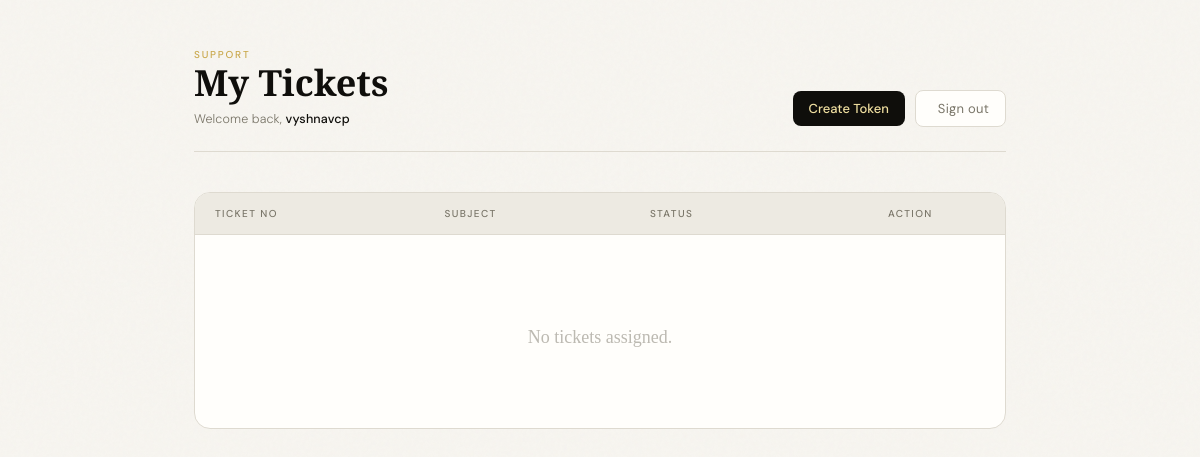
Page /staff/ (signed in) on the earlier database version.
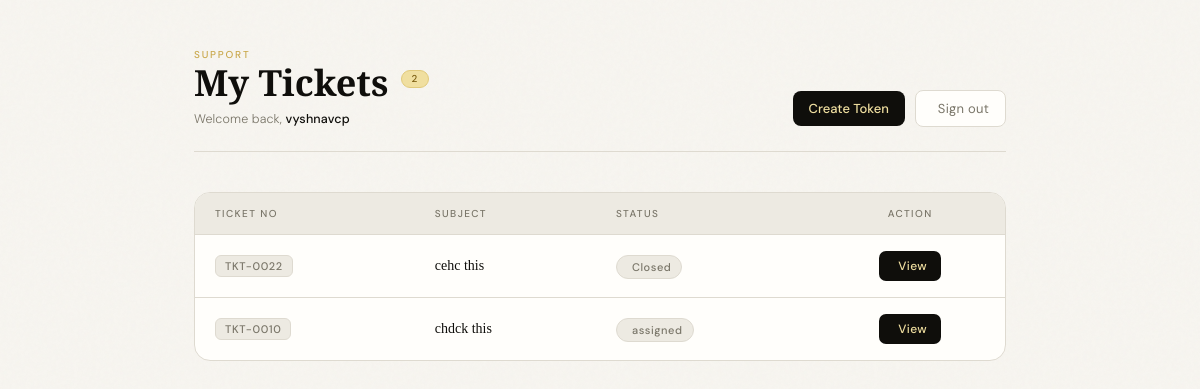
Same page on the later database version.
### myapp/models.py (models this page shows, shortened)
class Staff(models.Model):
    STATUS_CHOICE = [
        ('active','Active'),
        ('Inactive','Inactive')
    ]
    name  = models.CharField(max_length=100)
    email = models.EmailField(unique=True)
    status = models.CharField(max_length=10,choices=STATUS_CHOICE,default='active')
    password = models.CharField(max_length=255)

class Ticket(models.Model):
    STATUS_CHOICES = [
        ("unassigned",        "Unassigned"),
        ("assigned",    "Assigned"),
        ("closed",      "Closed"),
    ]
    ticket_number = models.CharField(max_length=20, unique=True, editable=False)
    mail_id  = models.CharField(max_length=50, unique=True)
    subject  = models.TextField(blank=True)
    sender   = models.CharField(max_length=255, blank=True)
    date     = models.CharField(max_length=100, blank=True)
    body     = models.TextField(blank=True)
    assigned_to = models.ForeignKey(Staff, null=True, blank=True, on_delete=models.SET_NULL, related_name="tickets" )
    created_by=models.ForeignKey(Staff, null=True, blank=True, on_delete=models.SET_NULL, related_name="created_tickets" )
    status = models.CharField(max_length=20, choices=STATUS_CHOICES, default="unassigned")
    created_at = models.DateTimeField(auto_now_add=True)
    class Meta:
        ordering = ["-created_at"]

### myapp/views.py (the view)
# urls.py: path("staff/", views.staff_asigned_ticket, name="staff_asigned_ticket"),
def staff_asigned_ticket(request):
    staff_id = request.session.get("staff_id")
    if not staff_id:
        return redirect("login")
    staff = get_object_or_404(Staff,id=staff_id )
    tickets = Ticket.objects.filter(assigned_to=staff)
    return render(request, "staff_asigned_ticket.html", {
        "tickets": tickets,
        "staff": staff
    })

### templates/staff_asigned_ticket.html (shortened to what this page needs)
<!DOCTYPE html>
<html>
<head>
  <link rel="stylesheet" href="https://cdn.jsdelivr.net/npm/@tabler/icons-webfont@latest/tabler-icons.min.css">
</head>
<body>
<div class="shell">
  <div class="top-bar">
    <div class="header-left">
      <span class="eyebrow">Support</span>
      <h1 class="title">
        My Tickets
        {% if tickets %}
          <span class="badge">{{ tickets|length }}</span>
        {% endif %}
      </h1>
      <p class="welcome-note">Welcome back, <strong>{{ staff.name }}</strong></p>
    </div>
    <div class="header-right">
      <a id="s1" href='{% url "create_ticket" %}'>Create Token</a>
      <a href="{% url 'logout' %}" class="logout-btn">
         Sign out
      </a>
    </div>
  </div>
  <div class="table-wrapper">
    <table>
      <thead>
        <tr>
          <th>Ticket No</th>
          <th>Subject</th>
          <th>Status</th>
          <th>Action</th>
        </tr>
      </thead>
      <tbody>
        {% for ticket in tickets %}
        <tr style="animation-delay: {{ forloop.counter0 }}00ms;">
          <td><span class="ticket-num">{{ ticket.ticket_number }}</span></td>
          <td class="subject-cell">{{ ticket.subject }}</td>
          <td>
            {% if ticket.status == "open" or ticket.status == "Open" %}
              <span class="status-badge status-open"><i class="ti ti-circle-dot"></i> Open</span>
            {% elif ticket.status == "pending" or ticket.status == "Pending" %}
              <span class="status-badge status-pending"><i class="ti ti-clock"></i> Pending</span>
            {% elif ticket.status == "resolved" or ticket.status == "Resolved" %}
              <span class="status-badge status-resolved"><i class="ti ti-circle-check"></i> Resolved</span>
            {% elif ticket.status == "closed" or ticket.status == "Closed" %}
              <span class="status-badge status-closed"> Closed</span>
            {% else %}
              <span class="status-badge status-closed"> {{ ticket.status }}</span>
            {% endif %}
          </td>
          <td class="action-cell">
            <a href="{% url 'staff_ticket_detail' ticket.id %}" class="view-btn">
               View
            </a>
          </td>
        </tr>
        {% empty %}
        <tr class="empty-row">
          <td colspan="4">
            <div class="empty-inner">
              <p>No tickets assigned.</p>
            </div>
          </td>
        </tr>
        {% endfor %}
      </tbody>
    </table>
  </div>
</div>
</body>
</html>

### templates/staff_asigned_ticket.html (style rules this page uses)
*, *::before, *::after { box-sizing: border-box; margin: 0; padding: 0; }
:root { --ink: #0f0e0b; --paper: #f7f5f0; --cream: #edeae2; --gold: #c9a84c; --gold-light: #f0dfa0; --muted: #7a7669; --card: #fffefb; --border: #dedad0; --red: #c0392b; --red-light: #fde8e8; --green: #2e7d52; --green-light: #e6f4ed; --blue: #2c5f8a; --blue-light: #e6eef6; --amber: #9a6b10; --amber-light: #fef3dc; }
body { font-family: 'DM Sans', sans-serif; background: var(--paper); min-height: 100vh; color: var(--ink); padding: 0; overflow-x: hidden; }
body::before { content: ''; position: fixed; inset: 0; pointer-events: none; z-index: 0; opacity: 0.6; }
.shell { max-width: 860px; margin: 0 auto; padding: 48px 24px 80px; position: relative; z-index: 1; }
.top-bar { display: flex; justify-content: space-between; align-items: flex-end; margin-bottom: 40px; padding-bottom: 24px; border-bottom: 1px solid var(--border); }
.header-left { display: flex; flex-direction: column; gap: 4px; }
.eyebrow { font-size: 10px; font-weight: 500; letter-spacing: 0.18em; text-transform: uppercase; color: var(--gold); }
.title { font-family: 'Playfair Display', Georgia, serif; font-size: 36px; font-weight: 700; line-height: 1; color: var(--ink); display: flex; align-items: center; gap: 12px; }
.badge { font-family: 'DM Sans', sans-serif; font-size: 10px; font-weight: 500; letter-spacing: 0.06em; padding: 3px 10px; border-radius: 20px; background: var(--gold-light); color: #7a5c10; border: 1px solid #e0c97a; vertical-align: middle; position: relative; top: -4px; }
.welcome-note { font-size: 12.5px; color: var(--muted); font-weight: 300; margin-top: 6px; letter-spacing: 0.01em; }
.welcome-note strong { color: var(--ink); font-weight: 500; }
.header-right { display: flex; align-items: center; gap: 10px; }
.logout-btn { display: inline-flex; align-items: center; gap: 6px; border: 1px solid var(--border); color: var(--muted); border-radius: 8px; padding: 9px 16px; text-decoration: none; font-size: 13px; font-weight: 400; letter-spacing: 0.02em; transition: all 0.2s; background: var(--card); }
.table-wrapper { background: var(--card); border: 1px solid var(--border); border-radius: 16px; overflow: hidden; animation: fadeUp 0.4s ease both; }
table { width: 100%; border-collapse: collapse; }
thead { background: var(--cream); border-bottom: 1px solid var(--border); }
thead th { font-size: 10px; font-weight: 500; letter-spacing: 0.14em; text-transform: uppercase; color: var(--muted); padding: 14px 20px; text-align: left; }
thead th:last-child { text-align: center; }
tbody tr { border-bottom: 1px solid var(--border); transition: background 0.15s; animation: fadeUp 0.4s ease both; }
tbody tr:last-child { border-bottom: none; }
tbody td { padding: 16px 20px; font-size: 13.5px; vertical-align: middle; }
.ticket-num { font-family: 'DM Sans', sans-serif; font-size: 11px; font-weight: 500; letter-spacing: 0.06em; padding: 3px 9px; border-radius: 6px; background: var(--cream); color: var(--muted); border: 1px solid var(--border); white-space: nowrap; display: inline-block; }
.subject-cell { font-family: 'Playfair Display', serif; font-weight: 500; font-size: 14px; color: var(--ink); max-width: 340px; white-space: nowrap; overflow: hidden; text-overflow: ellipsis; }
.status-badge { display: inline-flex; align-items: center; gap: 5px; font-size: 11px; font-weight: 500; letter-spacing: 0.05em; padding: 4px 10px; border-radius: 20px; white-space: nowrap; }
.status-closed { background: var(--cream); color: var(--muted); border: 1px solid var(--border); }
.view-btn { display: inline-flex; align-items: center; gap: 5px; background: var(--ink); color: var(--gold-light); border: none; border-radius: 7px; padding: 7px 14px; font-family: 'DM Sans', sans-serif; font-size: 12px; font-weight: 500; letter-spacing: 0.03em; text-decoration: none; transition: background 0.2s, transform 0.1s; white-space: nowrap; }
.action-cell { text-align: center; }
#s1 { display: inline-flex; align-items: center; gap: 6px; background: var(--ink); color: var(--gold-light); border: none; border-radius: 8px; padding: 9px 16px; font-family: 'DM Sans', sans-serif; font-size: 13px; font-weight: 500; cursor: pointer; transition: background 0.2s, transform 0.1s; text-decoration: none; }

Differences in the rows shown:
now on this page (row edited): Ticket: ticket_number "TKT-0022", subject "cehc this", status "Closed"
now on this page (row edited): Ticket: ticket_number "TKT-0010", subject "chdck this", status "assigned"
Other differences:
{{ tickets|length }}: (not shown) → "2"
text no longer shown: "No tickets assigned."
